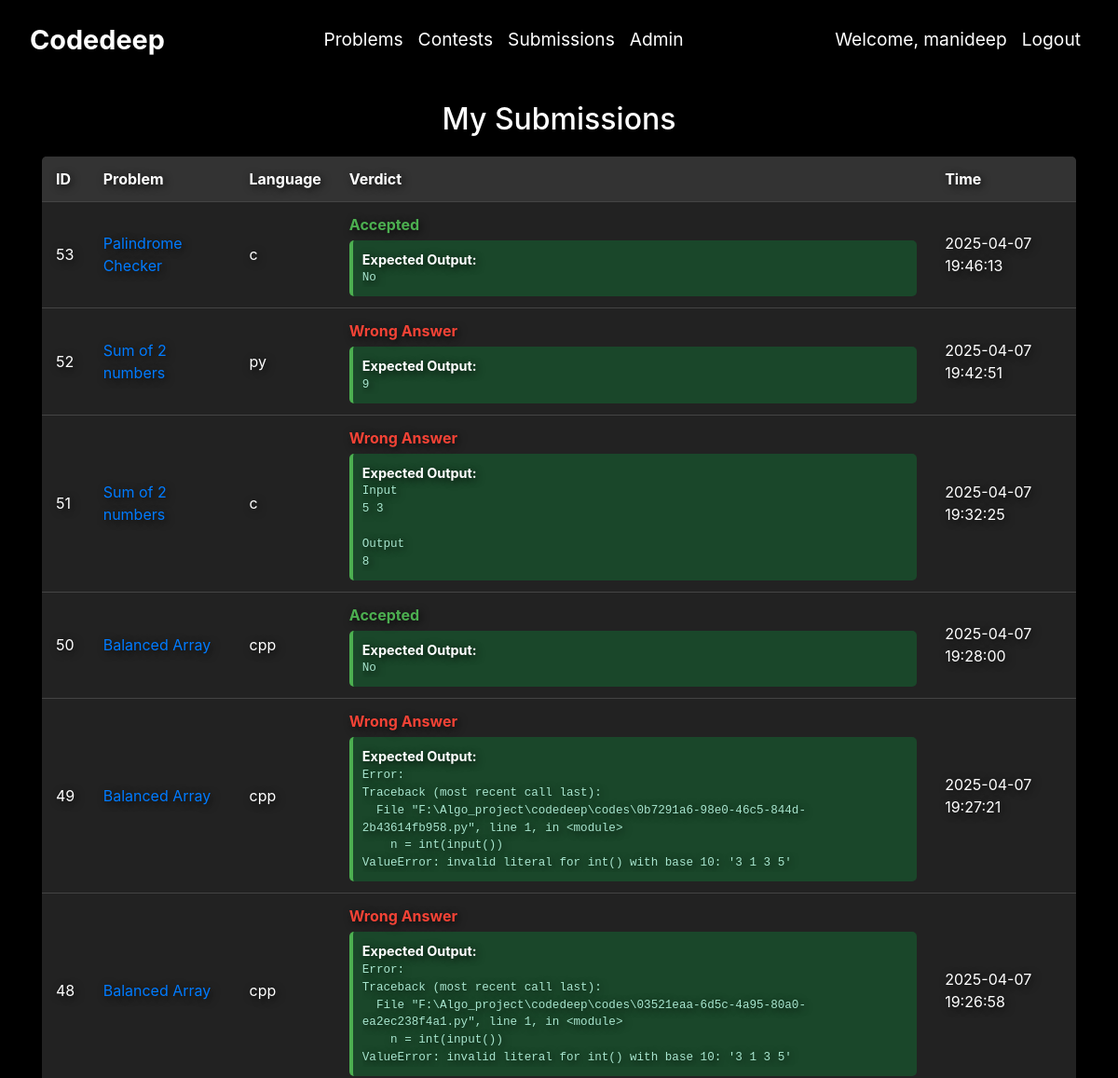
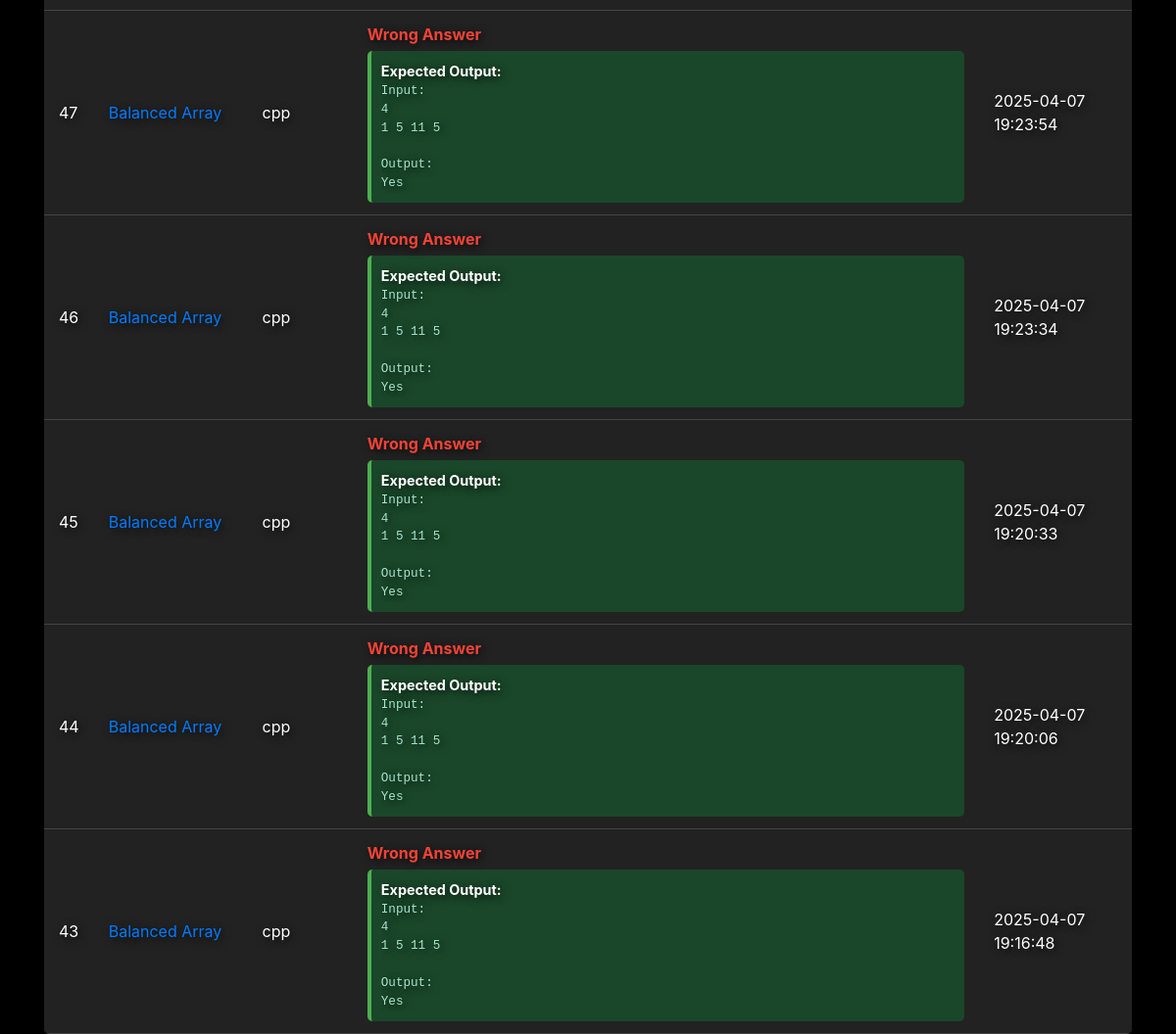
Screenshot of /compiler/submissions/ (signed in) with the database file from the repository (2 pictures, top to bottom).
### compiler/models.py (models this page shows, shortened)
class codeSubmission(models.Model):
    VERDICT_CHOICES = [
        ('AC', 'Accepted - Your solution is correct'),
        ('WA', 'Wrong Answer - Your solution produced incorrect output'),
        ('TLE', 'Time Limit Exceeded - Your solution took too long to execute'),
        ('MLE', 'Memory Limit Exceeded - Your solution used too much memory'),
        ('RE', 'Runtime Error - Your solution crashed during execution'),
        ('CE', 'Compilation Error - Your code couldn\'t be compiled'),
        ('SE', 'System Error - An unexpected error occurred in the system'),
    ]
    user = models.ForeignKey(User, on_delete=models.CASCADE, null=True, blank=True)
    problem = models.ForeignKey(problem, on_delete=models.CASCADE, null=True, blank=True)
    language = models.CharField(max_length=100)
    code = models.TextField()
    inputData = models.TextField(null=True, blank=True)
    outputData = models.TextField(null=True, blank=True)
    expectedOutput = models.TextField(null=True, blank=True)
    verdict = models.CharField(max_length=10, choices=VERDICT_CHOICES, default='SE')
    timestamp = models.DateTimeField(auto_now_add=True)

### problems/models.py (models this page shows, shortened)
class problem(models.Model):
    name = models.CharField(max_length=50)
    description = models.TextField(help_text="Enter the problem description. Use newlines to format the text.")
    testcase1 = models.TextField(help_text="Enter the first test case. Use newlines to format the input and output.")
    testcase2 = models.TextField(help_text="Enter the second test case. Use newlines to format the input and output.")
    solution_code = models.TextField(blank=True, null=True, help_text="Python solution code for this problem")

### compiler/views.py (the view)
# urls.py: path('submissions/', submissions, name='submissions'),
@login_required
def submissions(request):
    user_submissions = codeSubmission.objects.filter(user=request.user).order_by('-timestamp')
    context = {"submissions": user_submissions}
    return render(request, "submissions.html", context)

### compiler/templates/submissions.html (shortened to what this page needs)
{% extends 'base.html' %}
{% block content %}
<div class="container mt-4">
    <h2>My Submissions</h2>
    {% if submissions %}
        <table class="submissions-table">
            <thead>
                <tr>
                    <th>ID</th>
                    <th>Problem</th>
                    <th>Language</th>
                    <th>Verdict</th>
                    <th>Time</th>
                </tr>
            </thead>
            <tbody>
                {% for submission in submissions %}
                    <tr>
                        <td>{{ submission.id }}</td>
                        <td>
                            {% if submission.problem %}
                                <a href="/problems/{{ submission.problem.id }}/">{{ submission.problem.name }}</a>
                            {% else %}
                                Custom
                            {% endif %}
                        </td>
                        <td>{{ submission.language }}</td>
                        <td>
                            <div class="verdict-tooltip">
                                <span class="verdict-{{ submission.verdict|lower }}">
                                    {% if submission.verdict == 'AC' %}
                                        Accepted
                                    {% elif submission.verdict == 'WA' %}
                                        Wrong Answer
                                    {% elif submission.verdict == 'TLE' %}
                                        Time Limit Exceeded
                                    {% elif submission.verdict == 'MLE' %}
                                        Memory Limit Exceeded
                                    {% elif submission.verdict == 'RE' %}
                                        Runtime Error
                                    {% elif submission.verdict == 'CE' %}
                                        Compilation Error
                                    {% elif submission.verdict == 'SE' %}
                                        System Error
                                    {% else %}
                                        {{ submission.verdict }}
                                    {% endif %}
                                </span>
                            </div>
                            {% if submission.expectedOutput %}
                            <div class="expected-output">
                                <strong>Expected Output:</strong>
                                <pre>{{ submission.expectedOutput }}</pre>
                            </div>
                            {% endif %}
                        </td>
                        <td>{{ submission.timestamp|date:"Y-m-d H:i:s" }}</td>
                    </tr>
                {% endfor %}
            </tbody>
        </table>
    {% else %}
        <div class="empty-message">
            <h4>No submissions yet</h4>
            <p>Start solving problems to see your submissions here.</p>
            <a href="/problems" class="btn btn-primary mt-3">Go to Problems</a>
        </div>
    {% endif %}
</div>
{% endblock %}

### problems/templates/base.html (shortened to what this page needs)
{% load static %}
<!DOCTYPE html>
<html lang="en">
<head>
    <link rel="stylesheet" href="https://cdn.jsdelivr.net/npm/bootstrap@4.6.2/dist/css/bootstrap.min.css">
</head>
<body>
    <nav class="navbar navbar-expand-sm navbar-dark">
        <a class="navbar-brand" href="/">Codedeep</a>
        <ul class="navbar-nav center">
            {% if user.is_authenticated %}
                <li class="nav-item">
                    <a class="nav-link" href="/problems">Problems</a>
                </li>
                <li class="nav-item">
                    <a class="nav-link" href="/contests">Contests</a>
                </li>
                <li class="nav-item">
                    <a class="nav-link" href="/compiler/submissions/">Submissions</a>
                </li>
            {% endif %}
            <li class="nav-item">
                <a class="nav-link" href="/admin">Admin</a>
            </li>
        </ul>
        <ul class="navbar-nav ml-auto">
            {% if user.is_authenticated %}
                <li class="nav-item">
                    <a class="nav-link" href="#">Welcome, {{ user.username }}</a>
                </li>
                <li class="nav-item">
                    <a class="nav-link" href="/auth/logout">Logout</a>
                </li>
            {% endif %}
        </ul>
    </nav>
    <div class="content-container">
        {% block content %}{% endblock %}
    </div>
</body>
</html>

### compiler/templates/submissions.html (style rules this page uses)
body { background: none; background-color: #000; color: rgb(230, 230, 230); }
.submissions-table { width: 100%; border-collapse: collapse; margin-top: 20px; background-color: #222; border-radius: 5px; overflow: hidden; }
.submissions-table th, .submissions-table td { padding: 12px 15px; text-align: left; border-bottom: 1px solid #444; color: white; }
.submissions-table th { background-color: #333; color: #fff; font-weight: bold; }
.verdict-ac { color: #4CAF50; font-weight: bold; }
.verdict-wa { color: #F44336; font-weight: bold; }
h2 { color: white; }
.verdict-tooltip { position: relative; display: inline-block; }
.expected-output { background-color: #1a472a; border-left: 4px solid #4CAF50; padding: 10px; border-radius: 5px; margin-top: 5px; font-size: 0.9em; }
.expected-output pre { margin: 0; white-space: pre-wrap; color: #a8e6cf; }

### rows the page displays
codeSubmission: id "53", problem.name "Palindrome Checker", language "c", verdict "Accepted", expectedOutput "No", timestamp "2025-04-07 19:46:13"
codeSubmission: id "52", problem.name "Sum of 2 numbers", language "py", verdict "Wrong Answer", expectedOutput "9", timestamp "2025-04-07 19:42:51"
codeSubmission: id "51", problem.name "Sum of 2 numbers", language "c", verdict "Wrong Answer", expectedOutput "Input 5 3 Output 8", timestamp "2025-04-07 19:32:25"
codeSubmission: id "50", problem.name "Balanced Array", language "cpp", verdict "Accepted", expectedOutput "No", timestamp "2025-04-07 19:28:00"
codeSubmission: id "49", problem.name "Balanced Array", language "cpp", verdict "Wrong Answer", expectedOutput "Error: Traceback (most recent call last): File \"F:\\Algo_project\\codedeep\\codes\\0b7291a6-98e0-46c5-844d-2b43614fb958.py\", line 1, in <module> n = int(input()) ValueError: invalid literal for int() with base 10: '3 1 3 5'", timestamp "2025-04-07 19:27:21"
codeSubmission: id "48", problem.name "Balanced Array", language "cpp", verdict "Wrong Answer", expectedOutput "Error: Traceback (most recent call last): File \"F:\\Algo_project\\codedeep\\codes\\03521eaa-6d5c-4a95-80a0-ea2ec238f4a1.py\", line 1, in <module> n = int(input()) ValueError: invalid literal for int() with base 10: '3 1 3 5'", timestamp "2025-04-07 19:26:58"
codeSubmission: id "47", problem.name "Balanced Array", language "cpp", verdict "Wrong Answer", expectedOutput "Input: 4 1 5 11 5 Output: Yes", timestamp "2025-04-07 19:23:54"
codeSubmission: id "46", problem.name "Balanced Array", language "cpp", verdict "Wrong Answer", expectedOutput "Input: 4 1 5 11 5 Output: Yes", timestamp "2025-04-07 19:23:34"
codeSubmission: id "45", problem.name "Balanced Array", language "cpp", verdict "Wrong Answer", expectedOutput "Input: 4 1 5 11 5 Output: Yes", timestamp "2025-04-07 19:20:33"
codeSubmission: id "44", problem.name "Balanced Array", language "cpp", verdict "Wrong Answer", expectedOutput "Input: 4 1 5 11 5 Output: Yes", timestamp "2025-04-07 19:20:06"
codeSubmission: id "43", problem.name "Balanced Array", language "cpp", verdict "Wrong Answer", expectedOutput "Input: 4 1 5 11 5 Output: Yes", timestamp "2025-04-07 19:16:48"

### other values shown
{{ user.username }} "manideep"
